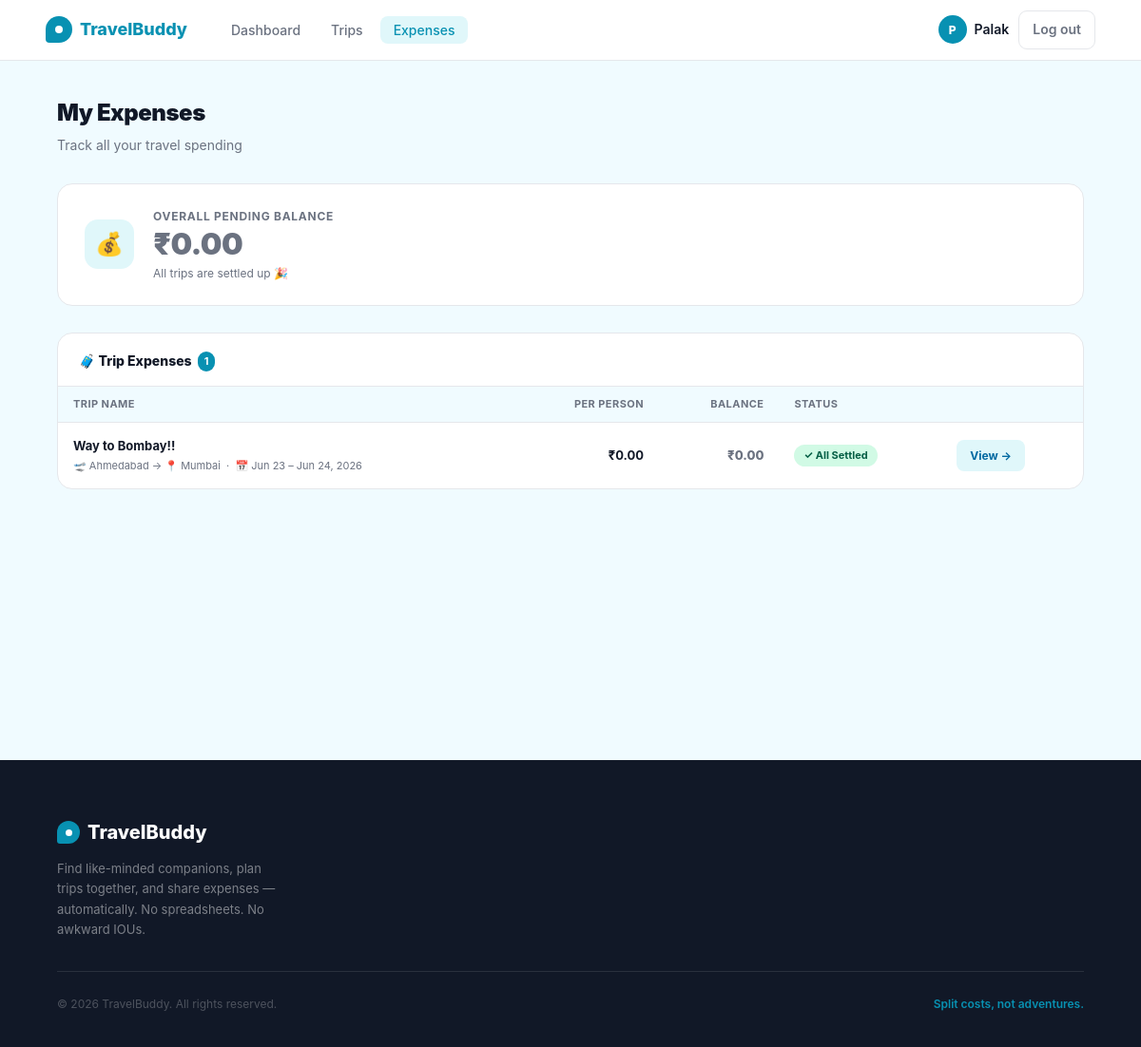
Page /my-expenses (signed in) on the earlier database version.
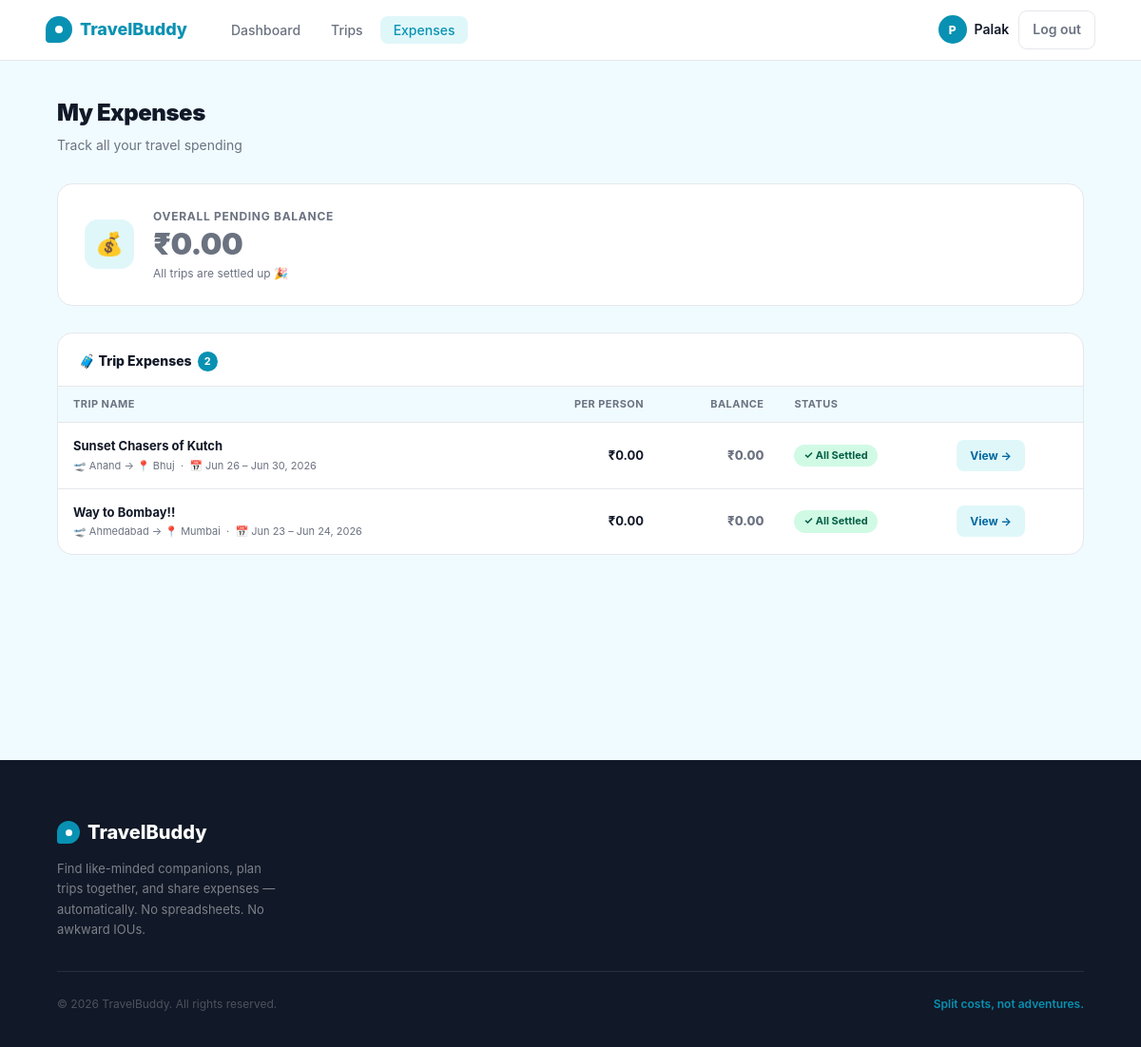
Same page on the later database version.
### app/models.py (models this page shows, shortened)
class Trip(db.Model):
    __tablename__ = 'trips'
    __table_args__ = (
        db.Index('ix_trips_owner_status', 'owner_id', 'status'),
        db.Index('ix_trips_public_start', 'is_public', 'start_date'),
    )
    id          = db.Column(db.Integer, primary_key=True)
    owner_id    = db.Column(db.Integer, db.ForeignKey('users.id'), nullable=False)
    title       = db.Column(db.String(150), nullable=False)
    destination = db.Column(db.String(150), nullable=False)
    departure_city = db.Column(db.String(100), default='')
    start_date  = db.Column(db.Date, nullable=False)
    end_date    = db.Column(db.Date, nullable=False)
    description = db.Column(db.Text, default='')
    budget_min  = db.Column(db.Float, default=0)
    budget_max  = db.Column(db.Float, default=0)
    max_members = db.Column(db.Integer, default=4)
    status      = db.Column(db.String(20), default='OPEN')
    join_deadline           = db.Column(db.DateTime, nullable=True)
    open_roster             = db.Column(db.Boolean, default=False, nullable=False,
                                        server_default='0')
    confirmation_deadline   = db.Column(db.DateTime, nullable=True)
    confirmation_started_at = db.Column(db.DateTime, nullable=True)
    cancelled_at            = db.Column(db.DateTime, nullable=True)
    is_public   = db.Column(db.Boolean, default=True)
    created_at  = db.Column(db.DateTime, default=lambda: datetime.now(timezone.utc))
    owner    = db.relationship('User', back_populates='owned_trips')
    members  = db.relationship('TripMember', back_populates='trip', lazy='dynamic',
                               cascade='all, delete-orphan')
    expenses = db.relationship('Expense', back_populates='trip', lazy='dynamic',
                               cascade='all, delete-orphan')
    def member_count(self):
        return self.members.filter_by(status='accepted').count() + 1  # +1 for owner
    def accepted_members(self):
        return TripMember.query.filter_by(trip_id=self.id, status='accepted').all()
    def all_member_users(self):
        users = [self.owner]
        for m in self.accepted_members():
            users.append(m.user)
        return users
    def total_spent(self):
        return round(sum(e.amount for e in self.expenses), 2)
    def your_share(self, user_id):
        mc = self.member_count()
        return round(self.total_spent() / mc, 2) if mc else 0.0
    def balance_for(self, user_id):
        paid = sum(e.amount for e in self.expenses.filter_by(paid_by_id=user_id))
        share = self.your_share(user_id)
        return round(paid - share, 2)
    def calculate_settlements(self):
        members = self.all_member_users()
        mc = len(members)
        if mc == 0:
            return []
        total = sum(e.amount for e in self.expenses)
        share = total / mc
        balances = []
        for user in members:
            paid = sum(e.amount for e in self.expenses.filter_by(paid_by_id=user.id))
            balances.append([user, round(paid - share, 2)])
        creditors = sorted([b for b in balances if b[1] > 0.009], key=lambda x: -x[1])
        debtors   = sorted([b for b in balances if b[1] < -0.009], key=lambda x: x[1])
        settlements = []
        i, j = 0, 0
        return settlements

### app/expenses/routes.py (the view, shortened to what this page needs)
@expenses.route('/my-expenses')
@login_required
def my_expenses():
    trip_ids = current_user._all_trip_ids()
    trips_list = Trip.query.filter(Trip.id.in_(trip_ids)).order_by(Trip.start_date.desc()).all() \
        if trip_ids else []
    rows = []
    pending_balance = 0.0
    for trip in trips_list:
        raw_balance = trip.balance_for(current_user.id)
        per_person  = trip.your_share(current_user.id)
        computed_transfers = trip.calculate_settlements()
        my_debts = [t for t in computed_transfers if t['debtor'].id == current_user.id]
        my_credits = [t for t in computed_transfers if t['creditor'].id == current_user.id]
        if not my_debts and not my_credits:
            settled = True
            unsettled_amount = 0.0
        if not settled:
            pending_balance += unsettled_amount
        rows.append({
            'trip':       trip,
            'per_person': round(per_person, 2),
            'balance':    round(raw_balance, 2),
            'settled':    settled,
        })
    return render_template('expenses/my_expenses.html',
        rows=rows,
        pending_balance=round(pending_balance, 2)
    )

### app/models.py (called while the page is built)
@login_manager.user_loader
def load_user(user_id):
    return db.session.get(User, int(user_id))

    def _all_trip_ids(self):
        owned = [t.id for t in Trip.query.filter_by(owner_id=self.id).all()]
        joined = [m.trip_id for m in
                  TripMember.query.filter_by(user_id=self.id, status='accepted').all()]
        return list(set(owned + joined))

### app/templates/expenses/my_expenses.html (shortened to what this page needs)
{% extends "base.html" %}
{% block content %}
<div class="myexp-page">
  <div class="myexp-inner">
    <div class="page-header">
      <h1 class="page-title">My Expenses</h1>
      <p class="page-subtitle">Track all your travel spending</p>
    </div>
    <div class="balance-card">
      <div class="balance-icon">💰</div>
      <div class="balance-info">
        <div class="balance-label">Overall Pending Balance</div>
        {% if pending_balance > 0.009 %}
          <div class="balance-amount positive">+₹{{ "%.2f"|format(pending_balance) }}</div>
          <div class="balance-sub">You are owed this amount across unsettled trips</div>
        {% elif pending_balance < -0.009 %}
          <div class="balance-amount negative">−₹{{ "%.2f"|format(-pending_balance) }}</div>
          <div class="balance-sub">You owe this amount across unsettled trips</div>
        {% else %}
          <div class="balance-amount zero">₹0.00</div>
          <div class="balance-sub">All trips are settled up 🎉</div>
        {% endif %}
      </div>
    </div>
    {% if rows %}
    <div class="panel">
      <div class="panel-head">
        <div class="panel-title">
          🧳 Trip Expenses
          <span class="panel-count">{{ rows|length }}</span>
        </div>
      </div>
      <div class="exp-table-wrap">
        <table class="exp-table">
          <thead>
            <tr>
              <th>Trip Name</th>
              <th class="col-right">Per Person</th>
              <th class="col-right">Balance</th>
              <th>Status</th>
              <th></th>
            </tr>
          </thead>
          <tbody>
            {% for row in rows %}
            <tr>
              <td>
                <div class="td-trip-name">
                  <a href="{{ url_for('trips.detail', trip_id=row.trip.id) }}">{{ row.trip.title }}</a>
                </div>
                <div class="td-trip-sub">
                  🛫 {{ row.trip.departure_city }} → 📍 {{ row.trip.destination }} &nbsp;·&nbsp;
                  📅 {{ row.trip.start_date.strftime('%b %d') }} – {{ row.trip.end_date.strftime('%b %d, %Y') }}
                </div>
              </td>
              <td class="td-amount">₹{{ "%.2f"|format(row.per_person) }}</td>
              <td class="td-balance {% if row.balance > 0.009 %}positive{% elif row.balance < -0.009 %}negative{% else %}zero{% endif %}">
                {% if row.balance > 0.009 %}
                  +₹{{ "%.2f"|format(row.balance) }}
                {% elif row.balance < -0.009 %}
                  −₹{{ "%.2f"|format(-row.balance) }}
                {% else %}
                  ₹0.00
                {% endif %}
              </td>
              <td>
                {% if row.settled %}
                  <span class="badge badge-settled">✓ All Settled</span>
                {% else %}
                  <span class="badge badge-pending">⏳ Pending</span>
                {% endif %}
              </td>
              <td>
                <a href="{{ url_for('trips.detail', trip_id=row.trip.id) }}#settlement-summary"
                   class="btn-view">View →</a>
              </td>
            </tr>
            {% endfor %}
          </tbody>
        </table>
      </div>
    </div>
    {% else %}
    <div class="empty-state">
      <div class="empty-icon">🧾</div>
      <h4>No expenses yet</h4>
      <p>Once you join a trip and expenses are added, they'll appear here.</p>
    </div>
    {% endif %}
  </div>
</div>
{% endblock %}

Differences in the rows shown:
added Trip: trip "Sunset Chasers of Kutch", trip.departure_city "Anand", trip.destination "Bhuj", trip.start_date "Jun 26", trip.end_date "Jun 30, 2026"
Other differences:
{{ rows|length }}: "1" → "2"
new list line: "→ 📍 · 📅 – ₹ 0.00 ₹0.00 ✓ All Settled View →"
